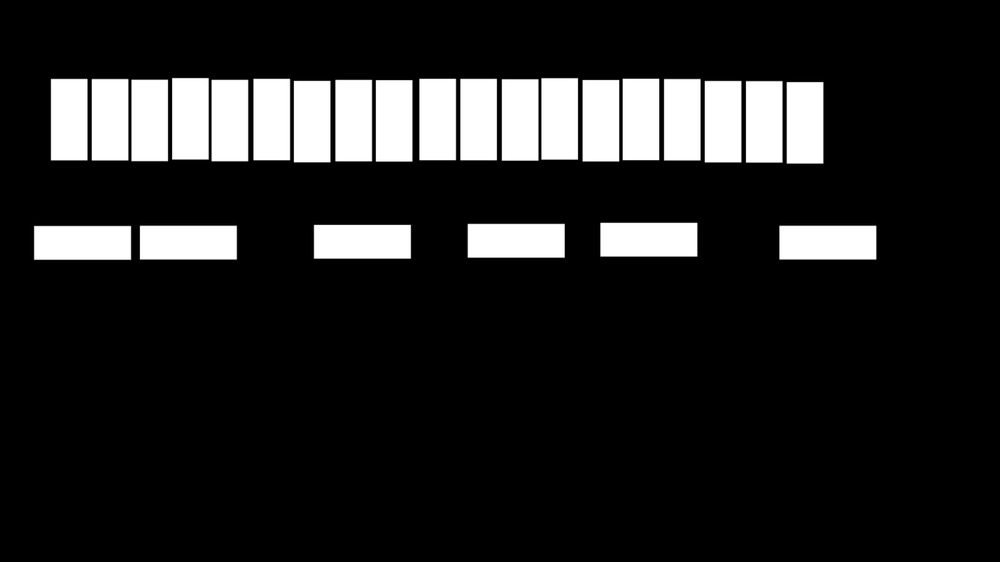
#> input picture Smart_Parking_Car_IOT_Challenge_2024/test_chau/htdocs/parking-space-counter/mask_hust_c7.png, 1000 x 562 px, shrunk from 1922 x 1080 before the run, found by its file name
$ python roate90_img.py
#> lines starting #> are read from the running program, lines starting #| are printed output that depends on the picture
from PIL import Image

# Đường dẫn đến ảnh
path_to_image = "Detect_vitri\\parking-space-counter\\mask_hust_c7.png"

# Đọc ảnh
image = Image.open(path_to_image)
#> image is the input picture: PIL image 1000x562 RGB; min 0, max 255, mean 34.7

# Xoay ảnh 90 độ theo chiều kim đồng hồ
rotated_image = image.rotate(-90, expand=True)
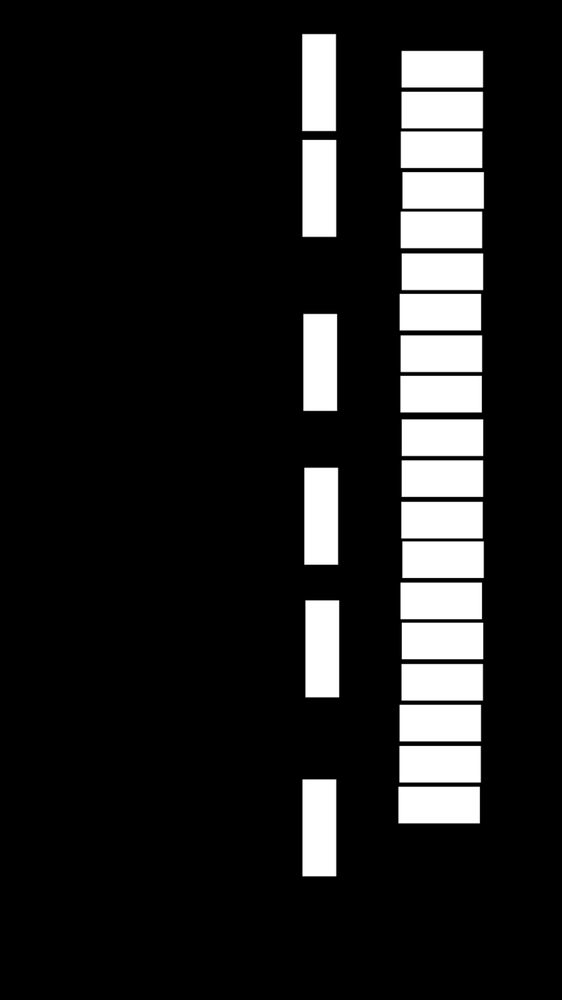
#> rotated_image: PIL image 562x1000 RGB; min 0, max 255, mean 34.7

# Lưu ảnh đã xoay vào tệp mới
output_path = "mask_hust_c7.png"
rotated_image.save(output_path)
